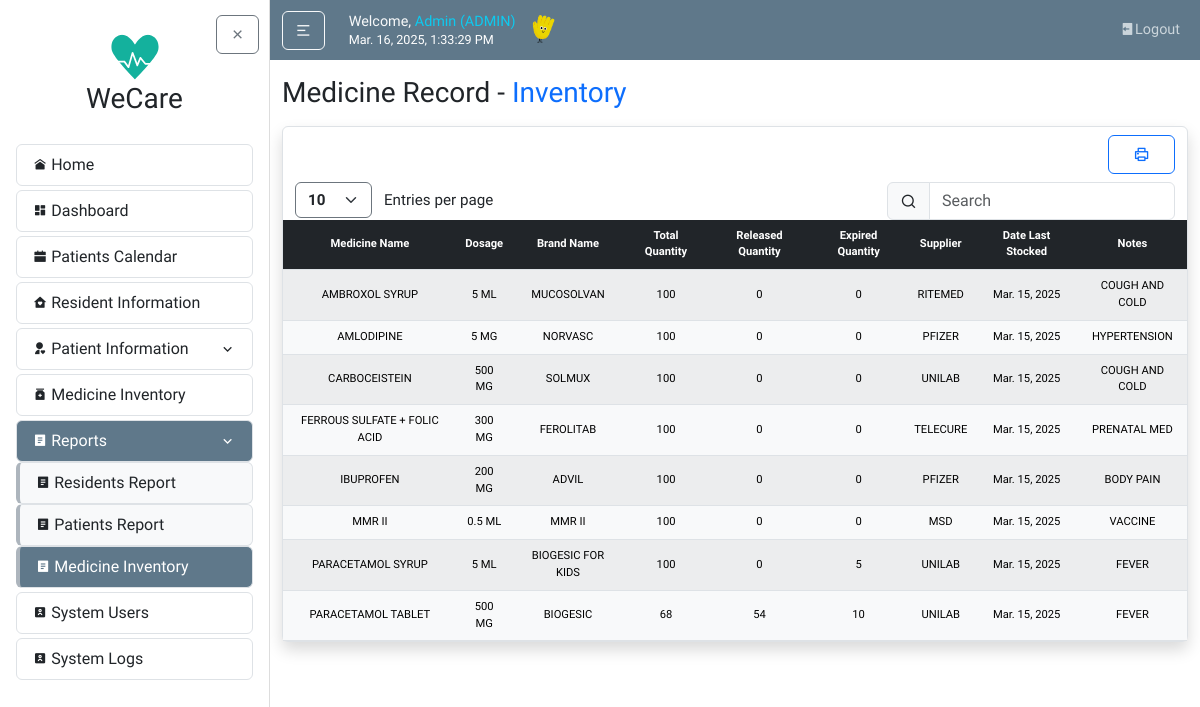
Before: /reports/medicineRecord/ (signed in) with the older database file.
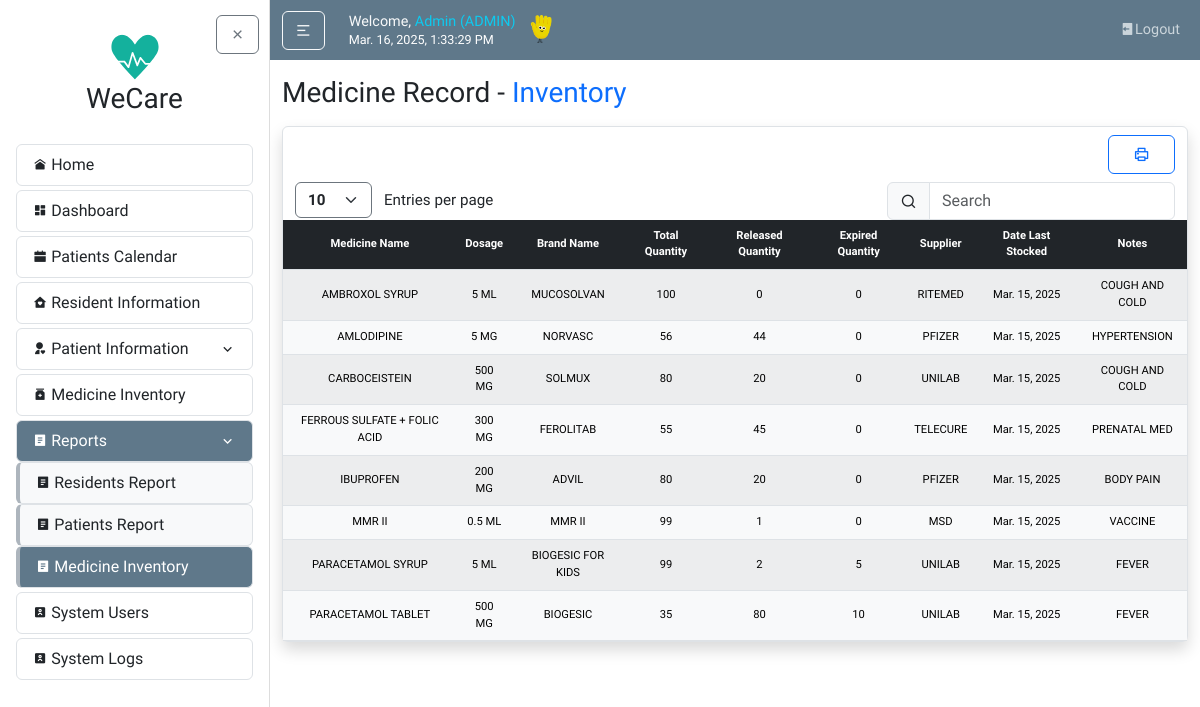
After: the same page with the newer database file.
### users/models.py (models this page shows, shortened)
class UserProfile(models.Model):
    USER_TYPE_CHOICES = [
        ('BHW', 'Barangay Health Worker'),
        ('BRGY-STAFF', 'Barangay Staff'),
        ('DOCTOR', 'Doctor'),
        ('ADMIN', 'Admin'),
        ('ROOT', 'Root'),
    ]
    STATUS_CHOICES = [
        ('ACTIVE', 'Active'),
        ('INACTIVE', 'Inactive'),
    ]
    user = models.OneToOneField(User, on_delete=models.CASCADE)
    userrole = models.CharField(max_length=10, choices=USER_TYPE_CHOICES, default='BHW')
    status = models.CharField(max_length=8, choices=STATUS_CHOICES, default='ACTIVE')
    created_by = models.ForeignKey(User, related_name='created_user_profiles', on_delete=models.SET_NULL, null=True, blank=True)

### medicineMonitoring/models.py (models this page shows, shortened)
class Medicine(models.Model):
    medicine_name = models.CharField(max_length=255)
    brand_name = models.CharField(max_length=255, blank=True, null=True)
    dosage = models.CharField(max_length=100, blank=True, null=True)
    total_quantity = models.PositiveIntegerField(default=0)
    supplier_name = models.CharField(max_length=255)
    date_last_stock = models.DateField(blank=True)
    notes = models.TextField(blank=True, null=True)

### users/decorators.py (the view)
        def wrapper(request, *args, **kwargs):
            try:
                profile = request.user.userprofile
                if profile.userrole == 'ADMIN' or profile.userrole in allowed_roles:
                    return view_func(request, *args, **kwargs)
                else:
                    messages.warning(
                        request,
                        f"You don't have permission to access the {module_name} module."
                    )
                    return redirect('home')
            except UserProfile.DoesNotExist:
                messages.warning(
                    request,
                    f"Complete your profile to access the {module_name} module."
                )
                return redirect('home')

### reports/views.py (called while the page is built)
@login_required
@role_required(['ADMIN', 'BHW', 'DOCTOR'], 'Medicine Record')
def medicineReport(request):
    today = date.today()
    medicines = Medicine.objects.all().order_by("medicine_name").annotate(
        releasedQty=Sum('medicine_trackings__quantity_used'),
        expiredQty=Sum('stocks__quantity', filter=Q(stocks__expiration_date__lte=today))
    )
    context = {
        'medicines': medicines,
        'today': today,
    }
    return render(request, "reports/medicineReport.html", context)

### reports/templates/reports/medicineReport.html (shortened to what this page needs)
{% extends "home/layout.html" %}
{% load static %}
{% block body %}
  <h3 class="mb-3">Medicine Record - <span class="text-primary">Inventory</span></h3>
    <article class="content-section border rounded p-0 mx-0 px-0 shadow">
        <div class="container">
            <div class="row mt-2">
              <div class="col-md-auto ms-sm-auto">
                  <div class="d-flex gap-2 mt-3 mt-sm-0">
                    <button class="btn btn-outline-primary btn-block px-4" onclick="printTable()">
                      <i class="ri-printer-line"></i>
                    </button>
                  </div>
              </div>
            </div>
            <div class="row mt-2">
              <div class="col-auto">
                <select id="customEntries" class="form-select d-inline w-auto border-secondary fw-bold" style="font-size: calc(0.8rem + 0.2vw); cursor: pointer; vertical-align: middle;">
                  <option value="10">10</option>
                </select>
                <span class="d-inline ms-2" style="font-size: calc(0.8rem + 0.2vw); vertical-align: middle;">Entries per page</span>
              </div>
              <div class="col-auto ms-auto">
                  <div class="input-group input-group-merge">
                      <span class="input-group-text"><i class="ri-search-line"></i></span>
                      <input type="text" id="searchBar" class="form-control" placeholder="Search" aria-label="Search">
                  </div>
              </div>
            </div>
          </div>
        <div class="table-responsive w-100">
            <table id="dataTable" class="table table-light table-striped text-center m-0 w-100 projectTables">
                <thead class="table-dark">
                <tr>
                    <th>Medicine Name</th>
                    <th>Dosage</th>
                    <th>Brand Name</th>
                    <th>Total Quantity</th>
                    <th>Released Quantity</th>
                    <th>Expired Quantity</th>
                    <th>Supplier</th>
                    <th>Date Last Stocked</th>
                    <th>Notes</th>
                </tr>
                </thead>
                <tbody>
                {% for med in medicines %}
                <tr>
                    <td class="align-middle">{{ med.medicine_name }}</td>
                    <td class="align-middle">{{ med.dosage }}</td>
                    <td class="align-middle">{{ med.brand_name }}</td>
                    <td class="align-middle">{{ med.total_quantity }}</td>
                    <td class="align-middle">{{ med.releasedQty|default:"0" }}</td>
                    <td class="align-middle">{{ med.expiredQty|default:"0" }}</td>
                    <td class="align-middle">{{ med.supplier_name }}</td>
                    <td class="align-middle">{{ med.date_last_stock|date:"M. d, Y" }}</td>
                    <td class="align-middle">{{ med.notes }}</td>
                </tr>
                {% endfor %}
                </tbody>
            </table>
        </div>
  </article>
{% endblock body %}

### home/templates/home/layout.html (shortened to what this page needs)
{% load static %}
<!DOCTYPE html>
<html lang="en">
<head>
  <link rel="stylesheet" type="text/css" href="{% static 'home/main.css' %}">
  <link href="https://cdn.jsdelivr.net/npm/bootstrap@5.3.3/dist/css/bootstrap.min.css" rel="stylesheet">
  <link rel="stylesheet" href="https://cdnjs.cloudflare.com/ajax/libs/remixicon/4.6.0/remixicon.css">
  <link rel="stylesheet" href="//cdn.datatables.net/2.2.2/css/dataTables.dataTables.min.css">
  <link rel="stylesheet" href="https://cdn.jsdelivr.net/npm/flatpickr/dist/flatpickr.min.css">
</head>
<body>
  {% include "home/sidebar.html" %}
    <div id="content-wrapper" class="flex-grow-1">
      <header class="site-header">
        <nav class="navbar navbar-expand-md navbar-dark bg-steel">
          <div class="container">
            <div class="navbar-nav align-items-xl-center">
              <button id="sidebarToggle" class="btn btn-outline-light me-3 my-auto">
                <i class="ri-menu-2-line"></i>
              </button>
            </div>
            <div class="ms-2 me-auto">
              <h5 class="d-flex align-items-end gap-1 mb-1">
                  <span class="text-light nav-font">
                      {% if user.is_authenticated %}Welcome, <span class="text-info">{{ request.user }} ({{ request.user.userprofile.userrole }})</span> <br>{% endif %}
                      <small id="clock" class="my-auto text-white text-light"></small>
                  </span>
                  <span><img src="{% static 'home/images/hand.gif' %}" alt="" style="height: 2em; width: auto; vertical-align: middle;"></span>
              </h5>
            </div>
            <div class="navbar-nav ms-auto nav-font">
              {% if user.is_authenticated %}
                <a class="nav-item nav-link" href="{% url "logout" %}"><i class="ri-logout-box-fill "></i>Logout</a>
              {% endif %}
            </div>
          </div>
        </nav>
      </header>
      <main id="main-content" role="main" class="container mt-3">
          <div class="row">
            <div class="col">
              {% block body %}{% endblock %}
            </div>
          </div>
      </main>
    </div>
  </div>
</body>
</html>

### home/templates/home/sidebar.html (shortened to what this page needs)
{% load static %}
  <div id="page-wrapper" class="d-flex" style="min-height: 100vh;">
    <div id="sidebar" class="sidebar active">
      <div class="p-3" style="position: relative;">
        <button id="sidebarClose" class="btn btn-outline-secondary m-0" style="position: absolute!important; top: 15px!important; right: 10px!important;">
          <i class="ri-close-line"></i>
        </button>
        <div class="sidebar-logo p-3 text-center">
          <a href="{% url "home" %}" class="nav-link">
              <img src="{% static 'home/images/WeCareLogo.svg' %}" alt="Logo" class="img-fluid logo-small">
              <h3 class="">WeCare</h3>
          </a>
        </div>
        <ul class="list-group my-1">
          <a href="{% url "home" %}" class="nav-link {% if request.path == '/' %}active{% endif %} rounded">
            <li class="list-group-item d-flex align-items-center menu-item">
              <i class="ri-home-9-fill me-1 menu-icons"></i>Home
            </li>
          </a>
        </ul>
        <ul class="list-group my-1">
            <a href="{% url "dashboard" %}" class="nav-link {% if '/dashboard/' in request.path %}active{% endif %} rounded">
              <li class="list-group-item d-flex align-items-center menu-item">
                <i class="ri-dashboard-fill me-1 menu-icons"></i>Dashboard
              </li>
            </a>
        </ul>
        {% if request.user.userprofile.userrole in "[ADMIN,BHW,DOCTOR]" %}
        <ul class="list-group my-1">
          <a href="{% url "checkup-calendar" %}" class="nav-link {% if '/checkup-calendar/' in request.path %}active{% endif %} rounded">
            <li class="list-group-item d-flex align-items-center menu-item">
              <i class="ri-calendar-fill me-1 menu-icons"></i>Patients Calendar
            </li>
          </a>
        </ul>
        {% endif %}
        {% if request.user.userprofile.userrole in '[ADMIN,BRGY-STAFF,BHW]' %}
        <ul class="list-group my-1">
          <a href="{% url "resident-list" %}" class="nav-link {% if '/residents/' in request.path %}active{% endif %} rounded">
            <li class="list-group-item d-flex align-items-center menu-item">
              <i class="ri-home-heart-fill me-1 menu-icons"></i>Resident Information
            </li>
          </a>
        </ul>
        {% endif %}
        <ul class="list-group my-1">
            <a class="nav-link rounded patient-nav-toggle {% if '/patients/' in request.path or '/scheduled-checkup/' in request.path %}active{% endif %}" href="#" id="patientToggle">
            <li class="list-group-item d-flex align-items-center menu-item">
              <i class="ri-user-heart-fill me-1 menu-icons"></i>
              <span>Patient Information</span>
              <i class="ri-arrow-down-s-line ms-auto"></i>
            </li>
            </a>
        </ul>
        {% if request.user.userprofile.userrole in "[ADMIN]" %}
        <ul class="list-group my-1">
          <a href="{% url "medicine-list" %}" class="nav-link rounded {% if '/medicines/' in request.path %}active{% endif %}">
            <li class="list-group-item d-flex align-items-center menu-item">
            <i class="ri-medicine-bottle-fill me-1 menu-icons"></i>
              Medicine Inventory
            </li>
          </a>
        </ul>
        {% endif %}
        <ul class="list-group my-1">
          <a class="nav-link rounded patient-nav-toggle {% if '/reports/' in request.path %}active{% endif %}" href="#" id="reportsToggle">
          <li class="list-group-item d-flex align-items-center menu-item">
            <i class="ri-file-list-2-fill me-1 menu-icons"></i>
            <span>Reports</span>
            <i class="ri-arrow-down-s-line ms-auto"></i>
          </li>
          </a>
          <div class="collapse {% if '/reports/' in request.path %}show{% endif %}" id="reportsDropdown">
          <a href="{% url "reports-resident-info" %}" class="nav-link rounded patient-nav-item {% if '/reports/residentInfo/' in request.path %}active{% endif %}">
            <li class="list-group-item d-flex align-items-center menu-item">
              <i class="ri-file-list-2-fill me-1 menu-icons"></i>
                Residents Report
            </li>
          </a>
          {% if request.user.userprofile.userrole in "[ADMIN,BHW,DOCTOR]" %}
          <a href="{% url "reports-patient-info" %}" class="nav-link rounded patient-nav-item {% if '/reports/patientInfo/' in request.path %}active{% endif %}">
            <li class="list-group-item d-flex align-items-center menu-item">
              <i class="ri-file-list-2-fill me-1 menu-icons"></i>
                Patients Report
            </li>
          </a>
          {% endif %}
          {% if request.user.userprofile.userrole in "[ADMIN,BHW,DOCTOR]" %}
          <a href="{% url "reports-medicine-record" %}" class="nav-link rounded patient-nav-item {% if '/reports/medicineRecord/' in request.path %}active{% endif %}">
            <li class="list-group-item d-flex align-items-center menu-item">
              <i class="ri-file-list-2-fill me-1 menu-icons"></i>
                Medicine Inventory
            </li>
          </a>
          {% endif %}
          </div>
        </ul>
        {% if request.user.userprofile.userrole in 'ADMIN' %}
        <ul class="list-group my-1">
          <a href="{% url "account-list" %}" class="nav-link {% if '/users/' in request.path %}active{% endif %} rounded">
            <li class="list-group-item d-flex align-items-center menu-item">
              <i class="ri-account-box-2-fill me-1 menu-icons"></i>System Users
            </li>
          </a>
        </ul>
        <ul class="list-group my-1">
          <a href="{% url "logs-list" %}" class="nav-link {% if '/logs/' in request.path %}active{% endif %} rounded">
            <li class="list-group-item d-flex align-items-center menu-item">
              <i class="ri-account-box-2-fill me-1 menu-icons"></i>System Logs
            </li>
          </a>
        </ul>
        {% endif %}
      </div>
    </div>

### home/templates/home/deletePopUp.html (shortened to what this page needs)
{% load static %}

### home/static/home/main.css (style rules this page uses)
body { background: #fafafa; color: #333333; font-family: 'Varela Round', sans-serif!important; }
h1, h2, h3, h4, h5, h6 { color: #444444; font-size: calc(1rem + 0.8vw); margin-bottom: 1rem; }
.bg-steel { background-color: #5f788a; }
.site-header { position: sticky; top: 0; z-index: 1000; }
.navbar-nav { flex-wrap: wrap; gap: 0.5rem; }
.navbar-nav .nav-link { color: #cbd5db; transition: color 0.2s ease; }
.nav-font { font-size: clamp(0.7rem, 1.2vw, 1rem); }
.content-section { background: #ffffff; padding: 1.25rem; border: 1px solid #dddddd; border-radius: 0.5rem; margin-bottom: 1.5rem; }
#page-wrapper { min-height: 100vh; overflow: hidden; }
#content-wrapper { flex: 1; overflow-y: auto; height: 100vh; }
.sidebar { width: clamp(270px, 20vw, 300px); position: relative; background: #ffffff; border-right: 1px solid #ddd; height: 100vh; transition: all 0.3s ease; overflow-y: auto; }
.sidebar > .p-3 { position: sticky; top: 0; height: 100vh; overflow-y: auto; }
.patient-nav-toggle li { transition: background-color 0.3s ease; }
.patient-nav-item li { background-color: #f8f9fa; border-left: 4px solid #adb5bd; color: #212529; transition: background-color 0.3s ease; }
.menu-icons { font-size: calc(0.1rem + 1vw) !important; }
.menu-item { transition: background-color 0.3s ease, color 0.3s ease; }
.nav-link.active .menu-item { background-color: #5F788A; color: white; }
.logo-small { width: 50px; height: auto; max-width: 100%; }
.projectTables { font-size: calc(0.55rem + 0.2vw); margin-bottom: 0; }
.projectTables th, .projectTables td { padding: calc(5px + 0.2vw) calc(8px + 0.2vw); vertical-align: middle; border-color: #dee2e6; text-align: center; }
.projectTables thead th { font-weight: 600; }
button, input[type="submit"] { margin-top: 10px; }
.container { max-width: 1490px!important; }
html { scroll-behavior: smooth; }

### reports/templates/reports/medicineReport.html (style rules this page uses)
table td, table th { text-align: center !important; vertical-align: middle; }

Changed rows visible on the page:
changed Medicine "AMLODIPINE": total_quantity "100" → "56"; releasedQty "0" → "44"
changed Medicine "CARBOCEISTEIN": total_quantity "100" → "80"; releasedQty "0" → "20"
changed Medicine "FERROUS SULFATE + FOLIC ACID": total_quantity "100" → "55"; releasedQty "0" → "45"
changed Medicine "IBUPROFEN": total_quantity "100" → "80"; releasedQty "0" → "20"
changed Medicine "MMR II": total_quantity "100" → "99"; releasedQty "0" → "1"
changed Medicine "PARACETAMOL SYRUP": total_quantity "100" → "99"; releasedQty "0" → "2"
changed Medicine "PARACETAMOL TABLET": total_quantity "68" → "35"; releasedQty "54" → "80"
